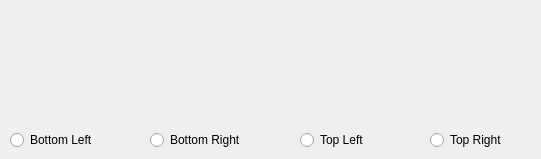
   <widget class="QWidget" name="tab_6">
    <attribute name="title">
     <string>Orientation</string>
    </attribute>
    <widget class="QLabel" name="label_57">
     <property name="geometry">
      <rect>
       <x>10</x>
       <y>10</y>
       <width>521</width>
       <height>111</height>
      </rect>
     </property>
     <property name="text">
      <string/>
     </property>
     <property name="pixmap">
      <pixmap>orientation.png</pixmap>
     </property>
     <property name="scaledContents">
      <bool>true</bool>
     </property>
    </widget>
    <widget class="QRadioButton" name="txtOrientation0">
     <property name="geometry">
      <rect>
       <x>10</x>
       <y>130</y>
       <width>102</width>
       <height>20</height>
      </rect>
     </property>
     <property name="text">
      <string>Bottom Left</string>
     </property>
    </widget>
    <widget class="QRadioButton" name="txtOrientation1">
     <property name="geometry">
      <rect>
       <x>150</x>
       <y>130</y>
       <width>102</width>
       <height>20</height>
      </rect>
     </property>
     <property name="text">
      <string>Bottom Right</string>
     </property>
    </widget>
    <widget class="QRadioButton" name="txtOrientation2">
     <property name="geometry">
      <rect>
       <x>300</x>
       <y>130</y>
       <width>102</width>
       <height>20</height>
      </rect>
     </property>
     <property name="text">
      <string>Top Left</string>
     </property>
    </widget>
    <widget class="QRadioButton" name="txtOrientation3">
     <property name="geometry">
      <rect>
       <x>430</x>
       <y>130</y>
       <width>102</width>
       <height>20</height>
      </rect>
     </property>
     <property name="text">
      <string>Top Right</string>
     </property>
    </widget>
   </widget>
